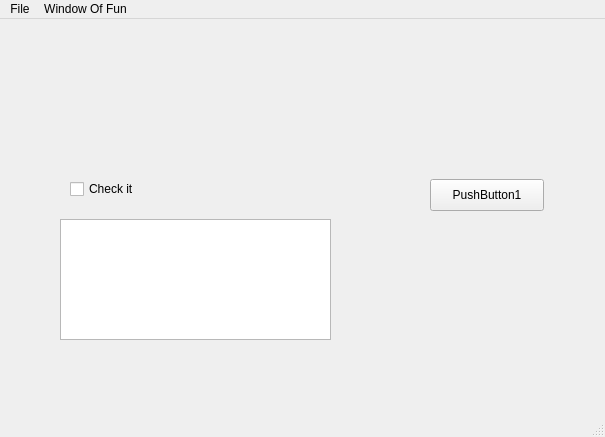
<?xml version="1.0" encoding="UTF-8"?>
<ui version="4.0">
 <class>MainWindow</class>
 <widget class="QMainWindow" name="MainWindow">
  <property name="geometry">
   <rect>
    <x>0</x>
    <y>0</y>
    <width>605</width>
    <height>437</height>
   </rect>
  </property>
  <property name="windowTitle">
   <string>MainWindow</string>
  </property>
  <widget class="QWidget" name="centralWidget">
   <widget class="QPushButton" name="pushButton">
    <property name="geometry">
     <rect>
      <x>430</x>
      <y>160</y>
      <width>114</width>
      <height>32</height>
     </rect>
    </property>
    <property name="text">
     <string>PushButton1</string>
    </property>
   </widget>
   <widget class="QCheckBox" name="checkBox">
    <property name="geometry">
     <rect>
      <x>70</x>
      <y>160</y>
      <width>181</width>
      <height>20</height>
     </rect>
    </property>
    <property name="text">
     <string>Check it</string>
    </property>
   </widget>
   <widget class="QTextEdit" name="textEdit">
    <property name="geometry">
     <rect>
      <x>60</x>
      <y>200</y>
      <width>271</width>
      <height>121</height>
     </rect>
    </property>
   </widget>
  </widget>
  <widget class="QStatusBar" name="statusBar"/>
  <widget class="QMenuBar" name="menuBar">
   <property name="geometry">
    <rect>
     <x>0</x>
     <y>0</y>
     <width>605</width>
     <height>26</height>
    </rect>
   </property>
   <widget class="QMenu" name="menuFile">
    <property name="title">
     <string>File</string>
    </property>
    <addaction name="actionQuit"/>
   </widget>
   <widget class="QMenu" name="menuWindow_Of_Fun">
    <property name="title">
     <string>Window Of Fun</string>
    </property>
    <addaction name="actionThis_does_nothing"/>
   </widget>
   <addaction name="menuFile"/>
   <addaction name="menuWindow_Of_Fun"/>
  </widget>
  <action name="actionQuit">
   <property name="text">
    <string>Quit</string>
   </property>
  </action>
  <action name="actionThis_does_nothing">
   <property name="text">
    <string>This does nothing</string>
   </property>
  </action>
 </widget>
 <layoutdefault spacing="6" margin="11"/>
 <resources/>
 <connections>
  <connection>
   <sender>actionQuit</sender>
   <signal>triggered()</signal>
   <receiver>MainWindow</receiver>
   <slot>close()</slot>
   <hints>
    <hint type="sourcelabel">
     <x>-1</x>
     <y>-1</y>
    </hint>
    <hint type="destinationlabel">
     <x>302</x>
     <y>218</y>
    </hint>
   </hints>
  </connection>
 </connections>
 <slots>
  <slot>checkbox_on()</slot>
  <slot>checkbox_off()</slot>
  <slot>whatever()</slot>
 </slots>
</ui>
